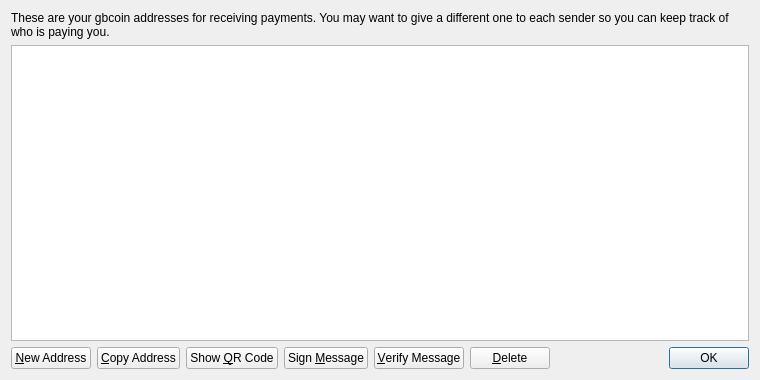
<?xml version="1.0" encoding="UTF-8"?>
<ui version="4.0">
 <class>AddressBookPage</class>
 <widget class="QWidget" name="AddressBookPage">
  <property name="geometry">
   <rect>
    <x>0</x>
    <y>0</y>
    <width>760</width>
    <height>380</height>
   </rect>
  </property>
  <property name="windowTitle">
   <string>Address Book</string>
  </property>
  <layout class="QVBoxLayout" name="verticalLayout">
   <item>
    <widget class="QLabel" name="labelExplanation">
     <property name="text">
      <string>These are your gbcoin addresses for receiving payments. You may want to give a different one to each sender so you can keep track of who is paying you.</string>
     </property>
     <property name="textFormat">
      <enum>Qt::PlainText</enum>
     </property>
     <property name="wordWrap">
      <bool>true</bool>
     </property>
    </widget>
   </item>
   <item>
    <widget class="QTableView" name="tableView">
     <property name="contextMenuPolicy">
      <enum>Qt::CustomContextMenu</enum>
     </property>
     <property name="toolTip">
      <string>Double-click to edit address or label</string>
     </property>
     <property name="tabKeyNavigation">
      <bool>false</bool>
     </property>
     <property name="selectionMode">
      <enum>QAbstractItemView::SingleSelection</enum>
     </property>
     <property name="selectionBehavior">
      <enum>QAbstractItemView::SelectRows</enum>
     </property>
     <property name="sortingEnabled">
      <bool>true</bool>
     </property>
     <attribute name="verticalHeaderVisible">
      <bool>false</bool>
     </attribute>
    </widget>
   </item>
   <item>
    <layout class="QHBoxLayout" name="horizontalLayout">
     <item>
      <widget class="QPushButton" name="newAddressButton">
       <property name="toolTip">
        <string>Create a new address</string>
       </property>
       <property name="text">
        <string>&amp;New Address</string>
       </property>
      </widget>
     </item>
     <item>
      <widget class="QPushButton" name="copyToClipboard">
       <property name="toolTip">
        <string>Copy the currently selected address to the system clipboard</string>
       </property>
       <property name="text">
        <string>&amp;Copy Address</string>
       </property>
      </widget>
     </item>
     <item>
      <widget class="QPushButton" name="showQRCode">
       <property name="text">
        <string>Show &amp;QR Code</string>
       </property>
      </widget>
     </item>
     <item>
      <widget class="QPushButton" name="signMessage">
       <property name="toolTip">
        <string>Sign a message to prove you own a gbcoin address</string>
       </property>
       <property name="text">
        <string>Sign &amp;Message</string>
       </property>
      </widget>
     </item>
     <item>
      <widget class="QPushButton" name="verifyMessage">
       <property name="toolTip">
        <string>Verify a message to ensure it was signed with a specified gbcoin address</string>
       </property>
       <property name="text">
        <string>&amp;Verify Message</string>
       </property>
      </widget>
     </item>
     <item>
      <widget class="QPushButton" name="deleteButton">
       <property name="toolTip">
        <string>Delete the currently selected address from the list</string>
       </property>
       <property name="text">
        <string>&amp;Delete</string>
       </property>
      </widget>
     </item>
     <item>
      <spacer name="horizontalSpacer">
       <property name="orientation">
        <enum>Qt::Horizontal</enum>
       </property>
       <property name="sizeHint" stdset="0">
        <size>
         <width>40</width>
         <height>20</height>
        </size>
       </property>
      </spacer>
     </item>
     <item>
      <widget class="QDialogButtonBox" name="buttonBox">
       <property name="sizePolicy">
        <sizepolicy hsizetype="Maximum" vsizetype="Fixed">
         <horstretch>0</horstretch>
         <verstretch>0</verstretch>
        </sizepolicy>
       </property>
       <property name="standardButtons">
        <set>QDialogButtonBox::Ok</set>
       </property>
      </widget>
     </item>
    </layout>
   </item>
  </layout>
 </widget>
 <resources>
  <include location="../bitcoin.qrc"/>
 </resources>
 <connections/>
</ui>
